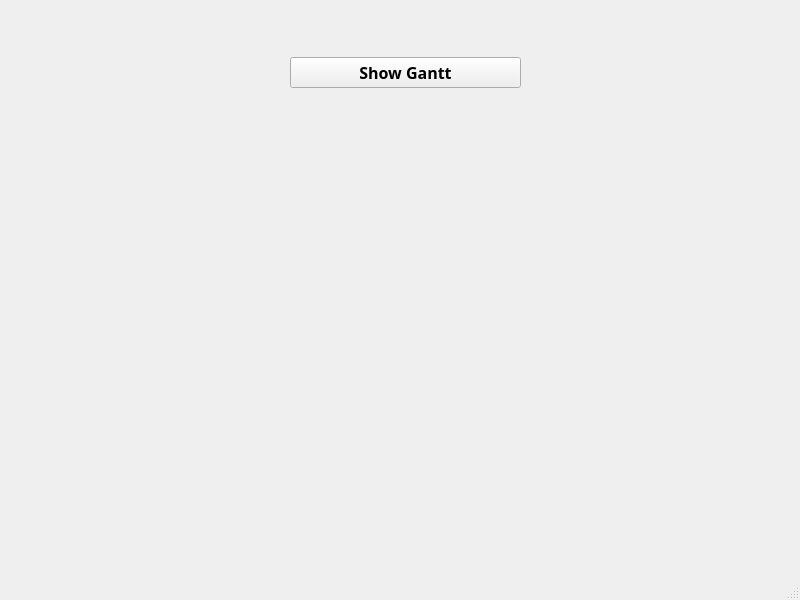
<?xml version="1.0" encoding="UTF-8"?>
<ui version="4.0">
 <class>MainWindow</class>
 <widget class="QMainWindow" name="MainWindow">
  <property name="geometry">
   <rect>
    <x>0</x>
    <y>0</y>
    <width>800</width>
    <height>600</height>
   </rect>
  </property>
  <property name="font">
   <font>
    <weight>75</weight>
    <bold>true</bold>
   </font>
  </property>
  <property name="windowTitle">
   <string>MainWindow</string>
  </property>
  <widget class="QWidget" name="centralwidget">
   <widget class="QPushButton" name="pushButton">
    <property name="geometry">
     <rect>
      <x>290</x>
      <y>57</y>
      <width>231</width>
      <height>31</height>
     </rect>
    </property>
    <property name="font">
     <font>
      <family>Segoe UI Variable Text Semibold</family>
      <pointsize>12</pointsize>
      <weight>75</weight>
      <bold>true</bold>
      <strikeout>false</strikeout>
      <kerning>true</kerning>
     </font>
    </property>
    <property name="text">
     <string>Show Gantt</string>
    </property>
   </widget>
   <widget class="QWidget" name="widget" native="true">
    <property name="geometry">
     <rect>
      <x>120</x>
      <y>119</y>
      <width>521</width>
      <height>311</height>
     </rect>
    </property>
   </widget>
  </widget>
  <widget class="QMenuBar" name="menubar">
   <property name="geometry">
    <rect>
     <x>0</x>
     <y>0</y>
     <width>800</width>
     <height>26</height>
    </rect>
   </property>
  </widget>
  <widget class="QStatusBar" name="statusbar"/>
 </widget>
 <resources/>
 <connections/>
</ui>
